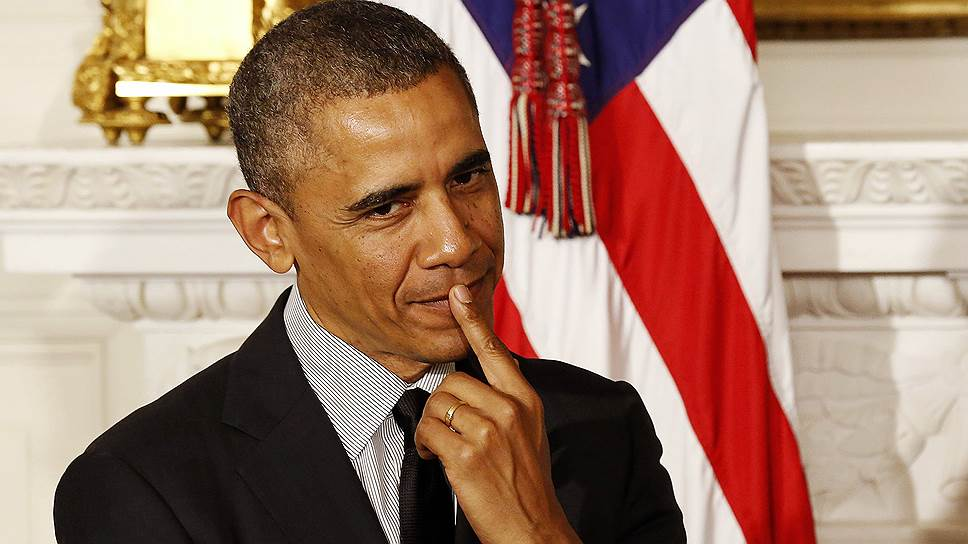
#> input picture assets/sample.jpg, 968 x 544 px, given in place of the camera
$ python video_correction.py
#> lines starting #> are read from the running program, lines starting #| are printed output that depends on the picture; after the words box and inside, x2 and y2 are one past the last pixel; in counts of white or black regions, pixels touching at a corner belong together
import cv2 as cv
import numpy as np

def nothing(x):
    pass


def main(type='video', src=0, format='bgr', edit=False, size=0):
#> called with type = 'video', src = 0, format = 'bgr', edit = False, size = 0
    cv.namedWindow('result')
    cv.createTrackbar('min 1', 'result', 0, 255, nothing)
#> slider 'min 1' is set to 51
    cv.createTrackbar('min 2', 'result', 0, 255, nothing)
#> slider 'min 2' is set to 51
    cv.createTrackbar('min 3', 'result', 0, 255, nothing)
#> slider 'min 3' is set to 51
    cv.createTrackbar('max 1', 'result', 0, 255, nothing)
#> slider 'max 1' is set to 255
    cv.createTrackbar('max 2', 'result', 0, 255, nothing)
#> slider 'max 2' is set to 255
    cv.createTrackbar('max 3', 'result', 0, 255, nothing)
#> slider 'max 3' is set to 255

    if type == 'video':
        cap = cv.VideoCapture(src)
    while True:
        if type == 'video':
            ret, frame = cap.read()
#> frame is the input picture: shape (544, 968, 3); mean B, G, R 111.7, 128.6, 162.9
            if format == 'hsv':
                frame = cv.cvtColor(frame, cv.COLOR_BGR2HSV)
            elif format == 'lab':
                frame = cv.cvtColor(frame, cv.COLOR_BGR2LAB)
            elif format == 'rgb':
                frame = cv.cvtColor(frame, cv.COLOR_BGR2RGB)
        elif type == 'image':
            frame = cv.imread(src)
            if format == 'hsv':
                frame = cv.cvtColor(frame, cv.COLOR_BGR2HSV)
            elif format == 'lab':
                frame = cv.cvtColor(frame, cv.COLOR_BGR2LAB)
            elif format == 'rgb':
                frame = cv.cvtColor(frame, cv.COLOR_BGR2RGB)

        if edit:
            frame = cv.medianBlur(frame, 3)
        if size:
            frame = cv.resize(frame, size)

        min1 = cv.getTrackbarPos('min 1', 'result')
        min2 = cv.getTrackbarPos('min 2', 'result')
        min3 = cv.getTrackbarPos('min 3', 'result')
        max1 = cv.getTrackbarPos('max 1', 'result')
        max2 = cv.getTrackbarPos('max 2', 'result')
        max3 = cv.getTrackbarPos('max 3', 'result')

        mask = cv.inRange(frame, (min1, min2, min3), (max1, max2, max3))
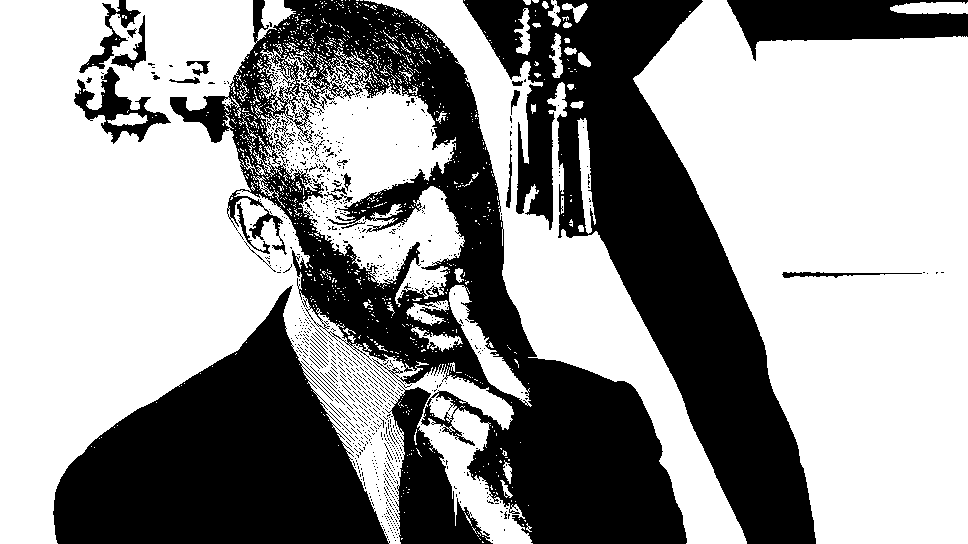
#> mask: shape (544, 968); 59.9% white; 921 black regions (894 under 20 px), largest, box (x1, y1, x2, y2) and area: (170, 0, 687, 544) 76867, (463, 0, 816, 544) 64010, (53, 285, 390, 544) 46871
        corrected_frame = cv.bitwise_and(frame, frame, mask=mask)
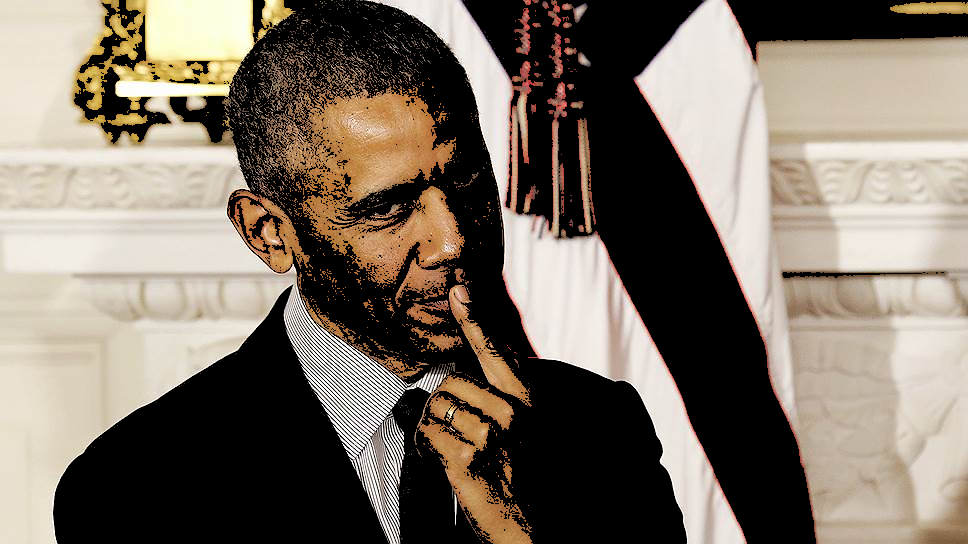
#> corrected_frame: shape (544, 968, 3); mean B, G, R 102.9, 115.3, 126.1
        if edit:
            kernel = np.ones((5, 5), np.uint8)
            eroded = cv.erode(frame, kernel)
            corrected_frame = cv.dilate(eroded, kernel)
        cv.imshow('result', corrected_frame)

        if cv.waitKey(1) == 0xFF:
#> (key Esc is pressed here)
            if type == 'video':
                cap.release()
                cv.destroyAllWindows()
            break


if __name__ == "__main__":
    # type - input type (by default - video, you can choose 'image')
    # src - video file path (by default 0 - webcam),
    # format - video format (by default 'bgr', you can choose 'rgb', 'hsv', 'lab')
	 # edit - enable/disable filters (by default True)
	 # size - new size of image/video. You can use it шf the top edge of the trackbars extends beyond the window
	 # example: main(type='image', src='./HSV-corrector/assets/sample.jpg', format='hsv')
    main()
